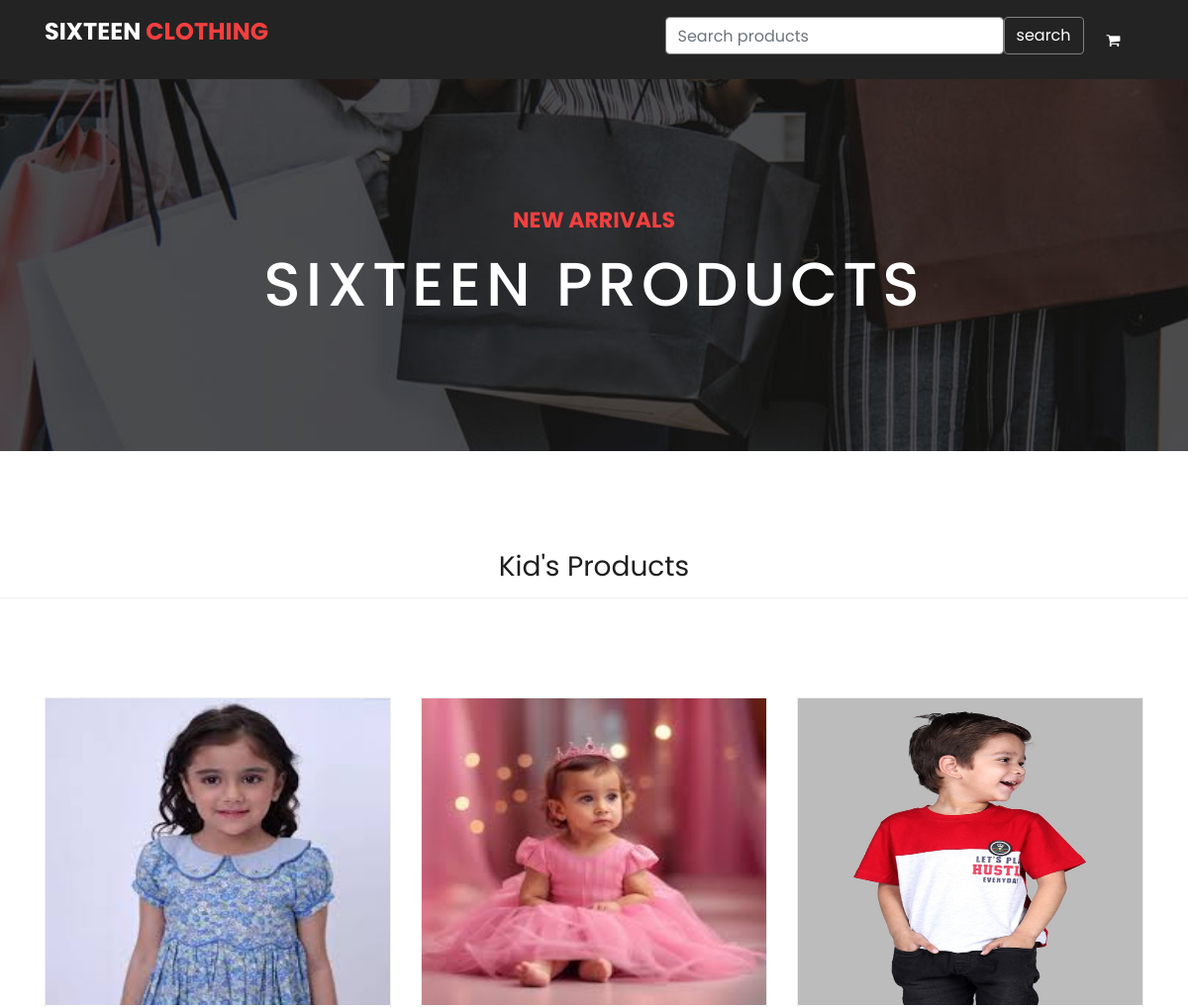
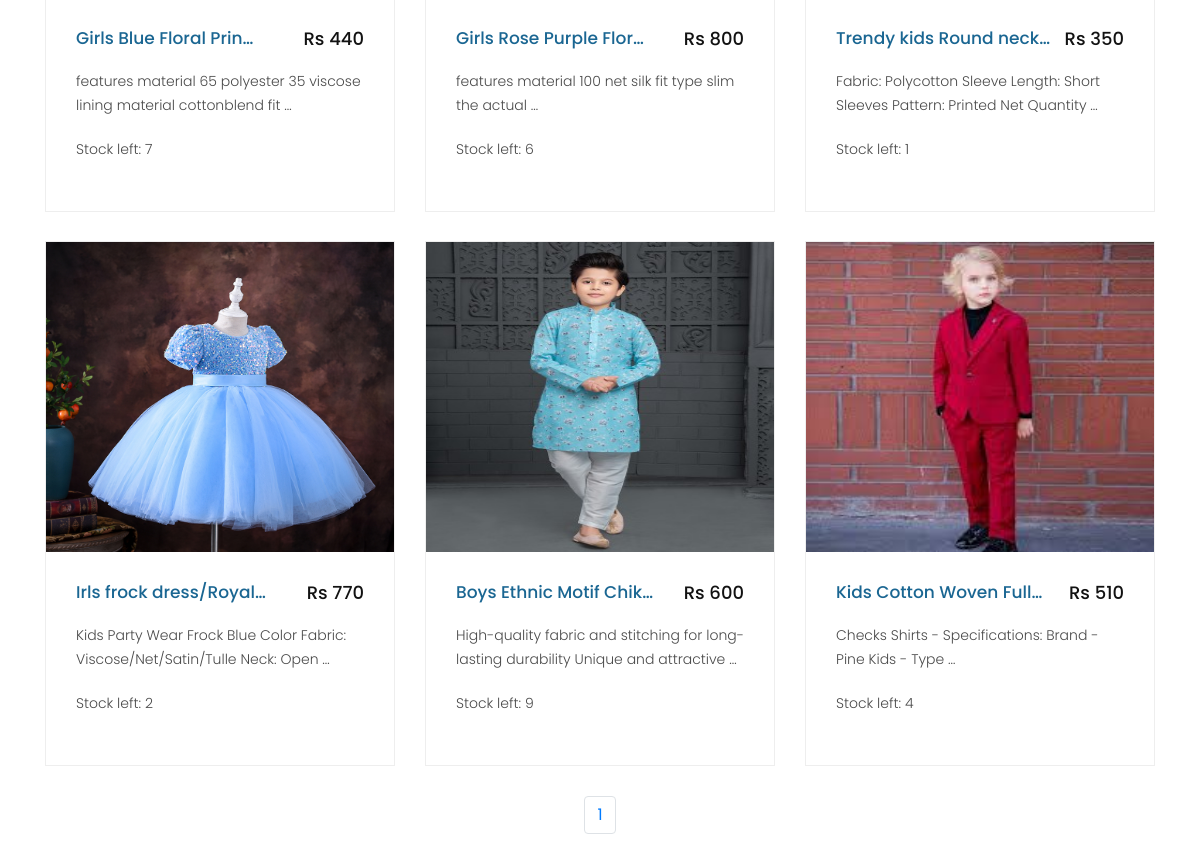
Page /kidss/ on the committed database (2 pictures, top to bottom).
### shop/models.py (models this page shows, shortened)
class products(models.Model):
    name = models.CharField(max_length=250, unique=True)
    slug = models.SlugField(max_length=250, unique=True)
    image = models.ImageField(upload_to='products')
    desc = models.TextField()
    stock = models.IntegerField()
    price = models.IntegerField()
    available = models.BooleanField()
    category = models.ForeignKey(category, on_delete=models.CASCADE)
    class Meta:
        ordering = ('name',)
        verbose_name = 'product'
        verbose_name_plural = 'products'
    def get_url(self):
        return reverse('prod-detail', args=[self.category.slug, self.slug])

### shop/views.py (the view)
# urls.py: path('kidss/', views.kids, name='kids'),
def kids(request):
    prod = products.objects.filter(category__name='Kids', available=True).order_by('id')
    paginator = Paginator(prod, 6)
    try:
        page = int(request.GET.get('page', '1'))
    except:
        page = 1
    try:
        product = paginator.page(page)
    except (EmptyPage, InvalidPage):
        product = paginator.page(paginator.num_pages)
    return render(request, 'kids.html', {'prod': product})

### cart/context_processor.py (called while the page is built)
def count(request):
    item_count = 0
    if 'admin' in request.path:
        return{}
    else:
        try:
            ct = cartlist.objects.filter(cart_id= c_id(request))
            ct_items = items.objects.all().filter(cart=ct[:1])
            for c in ct_items:
                item_count += c.quantity
        except cartlist.DoesNotExist:
            item_count = 0
        return dict(itct = item_count)

### cart/views.py (called while the page is built)
def c_id(request):
    if request.user.is_authenticated:
        return str(request.user.id)
    else:
        ct_id = request.session.session_key
        if not ct_id:
            ct_id = request.session.create()
        return ct_id

### templates/kids.html (shortened to what this page needs)
{% load static %}
<!DOCTYPE html>
<html lang="en">
<head>
    <link href="{% static 'main/vendor/bootstrap/css/bootstrap.min.css' %}" rel="stylesheet">
    <link rel="stylesheet" href="{% static 'main/assets/css/fontawesome.css' %}">
    <link rel="stylesheet" href="{% static 'main/assets/css/templatemo-sixteen.css' %}">
    <link rel="stylesheet" href="{% static 'main/assets/css/owl.css' %}">
</head>
<body>
    <header class="">
        <nav class="navbar navbar-expand-lg">
            <div class="container">
                <a class="navbar-brand" href="/">
                    <h2>Sixteen <em>Clothing</em></h2>
                </a>
                <div class="collapse navbar-collapse" id="navbarResponsive">
                    <ul class="navbar-nav ml-auto">
                        <li>
                            <div class="input-group">
                                <input type="search" class="form-control rounded" placeholder="Search products"
                                    aria-label="Search" aria-describedby="search-addon" style="border-color: grey;"
                                    id="search-input" name="query" />
                                <button type="button" class="btn btn-outline-primary"
                                    style="border-color: grey; color: white;" id="search-button"
                                    data-mdb-ripple-init>search</button>
                            </div>
                        </li>
                        <li class="nav-item">
                            <a class="nav-link" href="{% url 'cartDetails' %}" style="position: relative;">
                              <i class="fa fa-shopping-cart"></i>
                            </a>
                        </li>
                    </ul>
                </div>
            </div>
        </nav>
    </header>
    <div class="page-heading products-heading header-text">
        <div class="container">
            <div class="row">
                <div class="col-md-12">
                    <div class="text-content">
                        <h4>new arrivals</h4>
                        <h2>sixteen products</h2>
                    </div>
                </div>
            </div>
        </div>
    </div>
    <div class="products">
        <div class="section-heading">
            <center>
                <h2>Kid's Products</h2>
            </center>
        </div>
    </div>
    <div class="products">
        <div class="container">
            <div class="row">
                <div class="col-md-12">
                    <div class="filters-content">
                        <div class="row grid">
                            {% for i in prod.object_list %}
                            <div class="col-lg-4 col-md-4 all des">
                                <div class="product-item">
                                    <a href="{{i.get_url}}"><img src="{{i.image.url}}" alt="" style="width:348px; height:310px;"></a>
                                    <div class="down-content">
                                        <a href="{{i.get_url}}">
                                            <h4>{{i.name | truncatechars:23 }}</h4>
                                        </a>
                                        <h6>Rs {{i.price}}</h6>
                                        <p>{{i.desc | truncatewords:10 }}</p>
                                        <p>Stock left: {{i.stock}}</p>
                                    </div>
                                </div>
                            </div>
                            {% endfor %}
                        </div>
                        <div style="display: flex; justify-content: center;">
                            <nav aria-label="Page navigation example">
                                <ul class="pagination">
                                    {% for pg in prod.paginator.page_range %}
                                    <li class="page-item"><a class="page-link" href="?page={{pg}}"
                                            class="btn btn-light btn-sm {% if prod.number == pg %} activate {% endif %}">{{pg}}</a>
                                    </li>
                                    {% endfor %}
                                </ul>
                            </nav>
                        </div>
                        <br>
                        <br>
                    </div>
                </div>
            </div>
        </div>
    </div>
</body>
</html>

### static/main/assets/css/templatemo-sixteen.css (style rules this page uses)
body { font-family: 'Poppins', sans-serif; overflow-x: hidden; text-rendering: optimizeLegibility; -webkit-font-smoothing: antialiased; -moz-osx-font-smoothing: grayscale; }
p { margin-bottom: 0px; font-size: 14px; font-weight: 300; color: #4a4a4a; line-height: 24px; }
a { text-decoration: none!important; }
ul { padding: 0; margin: 0; list-style: none; }
h1,h2,h3,h4,h5,h6 { margin: 0px; }
.section-heading { text-align: left; margin-bottom: 60px; border-bottom: 1px solid #eee; }
.section-heading h2 { font-size: 28px; font-weight: 400; color: #1e1e1e; margin-bottom: 15px; }
.products-heading { background-image: url(../images/products-heading.jpg); }
.page-heading { padding: 210px 0px 130px 0px; text-align: center; background-position: center center; background-repeat: no-repeat; background-size: cover; }
.page-heading .text-content h4 { color: #f33f3f; font-size: 22px; text-transform: uppercase; font-weight: 700; margin-bottom: 15px; }
.page-heading .text-content h2 { color: #fff; font-size: 62px; text-transform: uppercase; letter-spacing: 5px; }
header { position: absolute; z-index: 99999; width: 100%; height: 80px; background-color: #232323; -webkit-transition: all 0.3s ease-in-out 0s; -moz-transition: all 0.3s ease-in-out 0s; -o-transition: all 0.3s ease-in-out 0s; transition: all 0.3s ease-in-out 0s; }
header .navbar { padding: 17px 0px; }
.navbar .navbar-brand { float: left; margin-top: -12px; outline: none; }
.navbar .navbar-brand h2 { color: #fff; text-transform: uppercase; font-size: 24px; font-weight: 700; -webkit-transition: all .3s ease 0s; -moz-transition: all .3s ease 0s; -o-transition: all .3s ease 0s; transition: all .3s ease 0s; }
.navbar .navbar-brand h2 em { font-style: normal; color: #f33f3f; }
#navbarResponsive { z-index: 999; }
.navbar-collapse { text-align: center; }
.navbar .navbar-nav .nav-item { margin: 0px 15px; }
.navbar .navbar-nav a.nav-link { text-transform: capitalize; font-size: 15px; font-weight: 500; letter-spacing: 0.5px; color: #fff; transition: all 0.5s; margin-top: 5px; }
.product-item { border: 1px solid #eee; margin-bottom: 30px; }
.product-item .down-content { padding: 30px; position: relative; }
.product-item img { width: 100%; overflow: hidden; }
.product-item .down-content h4 { font-size: 17px; color: #1a6692; margin-bottom: 20px; }
.product-item .down-content h6 { position: absolute; top: 30px; right: 30px; font-size: 18px; color: #121212; }
.product-item .down-content p { margin-bottom: 20px; }
.products { margin-top: 100px; }

### rows in the picture
products: image (picture), name "Girls Blue Floral Prin…", price "440", desc "features material 65 polyester 35 viscose lining material cottonblend fit …", stock "7"
products: image (picture), name "Girls Rose Purple Flor…", price "800", desc "features material 100 net silk fit type slim the actual …", stock "6"
products: image (picture), name "Trendy kids Round neck…", price "350", desc "Fabric: Polycotton Sleeve Length: Short Sleeves Pattern: Printed Net Quantity …", stock "1"
products: image (picture), name "Irls frock dress/Royal…", price "770", desc "Kids Party Wear Frock Blue Color Fabric: Viscose/Net/Satin/Tulle Neck: Open …", stock "2"
products: image (picture), name "Boys Ethnic Motif Chik…", price "600", desc "High-quality fabric and stitching for long-lasting durability Unique and attractive …", stock "9"
products: image (picture), name "Kids Cotton Woven Full…", price "510", desc "Checks Shirts - Specifications: Brand - Pine Kids - Type …", stock "4"

### other values in the picture
{{ pg }} "1"
